Frame 1 (no input): blank canvas, image omitted
Frame 60 (the mouse pressed at the canvas centre just before this capture): blank canvas, image omitted
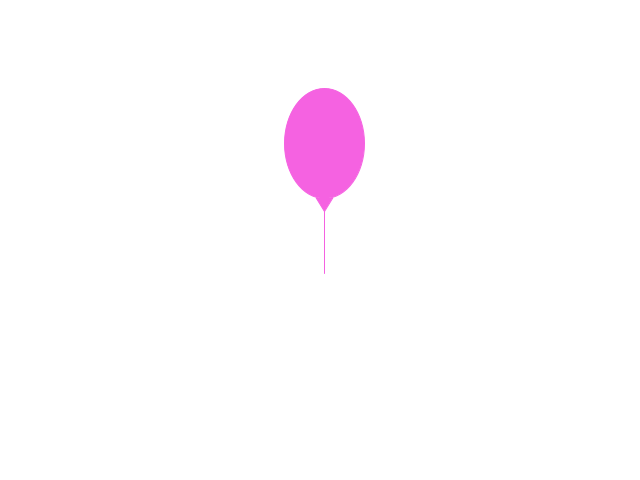
Frame 120 (the mouse held since frame 60 and released just before this capture)

The Processing sketch whose frames 1 and 60 were blank and that drew this single picture after the mouse press (run headless with seeded random() and noise(); from frame 60 on, the mouse is pressed at the canvas centre):

// Processing sketch: globos
// ── globos.pde
class Globo
{
  float x, y,vx,vy;
  color c;
  Globo (float _x, float _y)
  {
   x=_x;
   y=_y; 
   vx=random(-0.25,0.25);
   vy=random(-2,-0.5);
   c = color(random(50,255),random(50,255),random(50,255));
  }

  void update()
  {
    y+=vy;
    x+=vx;
  }

  void dibujate()
  {
      //cuerpo del globo
      fill(c);
      ellipse(x,y,80,110);
      
      //nudo del globo
      triangle(x-8, y+55, x+8, y+55, x, y+68);
      
      //cuerda
      stroke(c);
      line(x,y+68,x,y+130);
  }
  
}

ArrayList<Globo> globos;


void setup()
{
  size(640,480);
  globos = new ArrayList<Globo>();  
}

void draw()
{
  background(255);
  for(int i=0;i<globos.size();i++)
  {
    globos.get(i).update();
    globos.get(i).dibujate();
  }
}

void mousePressed()
{
  globos.add(new Globo(mouseX,mouseY));
}
